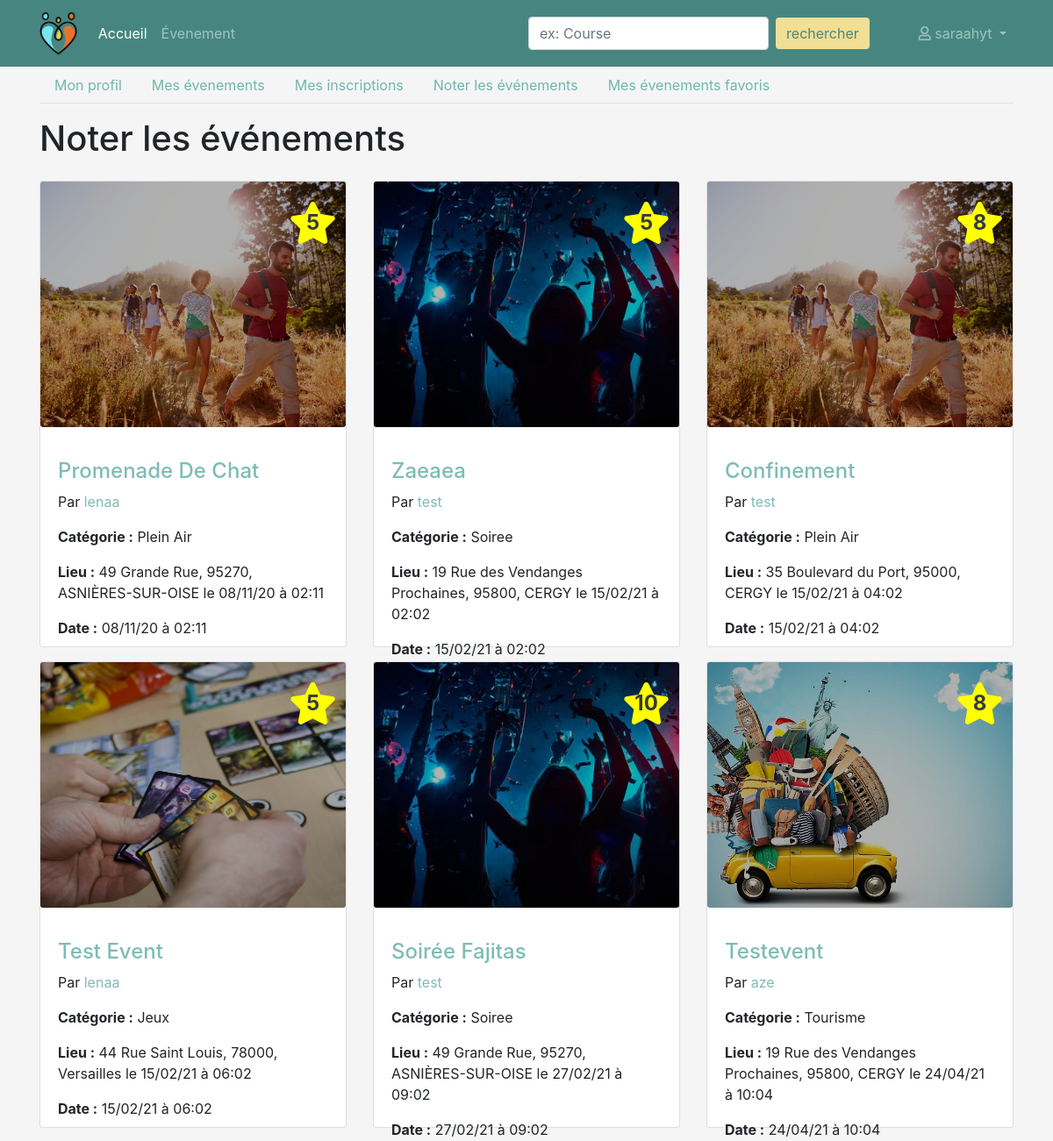
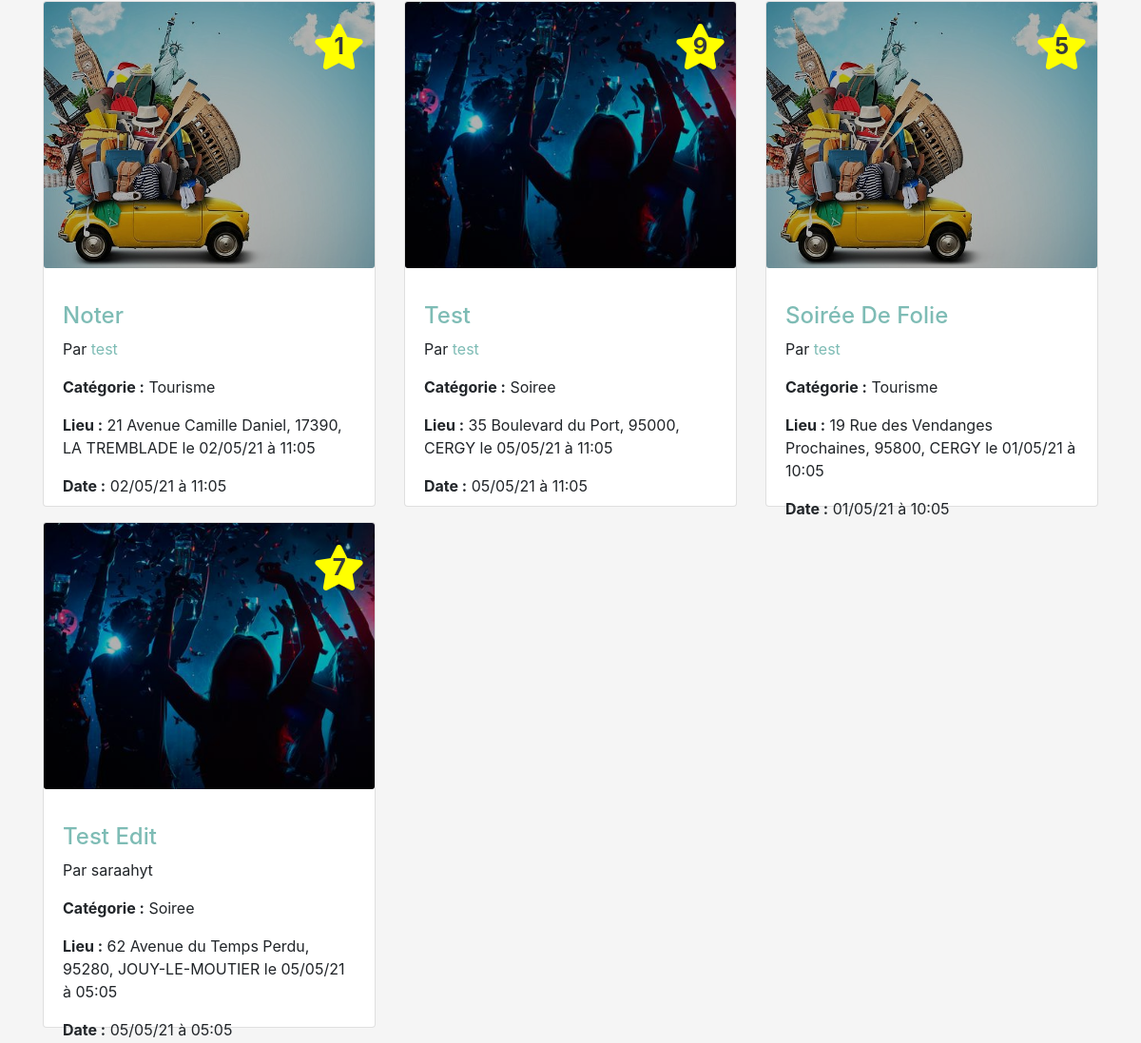
/profil/evenements/finis (signed in), run on the app's committed database (2 pictures, top to bottom).
### persons/models.py (models this page shows, shortened)
class Person(models.Model):
    TYPE_PARTICULIER = 'particulier'
    TYPE_PROFESSIONNEL = 'professionnel'
    TYPE_CHOICES = (
        (TYPE_PARTICULIER, 'particulier'),
        (TYPE_PROFESSIONNEL, 'professionnel')
    )
    user = models.ForeignKey('users.User', on_delete=models.CASCADE)
    first_name = models.CharField('prenom', max_length=100)
    last_name = models.CharField('nom', max_length=100)
    birth_date = models.DateField('date naissance')
    address = models.CharField('adresse', max_length=250)
    zip_code = models.IntegerField('code postal')
    city = models.CharField('ville', max_length=50)
    country = models.CharField('pays', max_length=100)
    phone_number = PhoneNumberField('telephone')
    pseudo = models.CharField('pseudo', max_length=50)
    person_type = models.CharField('type', choices=TYPE_CHOICES, max_length=15)
    created_at = models.DateTimeField('crée à', auto_now=True)
    note = models.IntegerField('karma', null=True, blank=True)
    imageProfil = models.FileField('image', null=True, default='utilisateur-de-profil.svg')
    is_visible = models.BooleanField('est visible', default=False)

### events/models.py (models this page shows, shortened)
class InscriptionEvent(models.Model):
    person = models.ForeignKey('persons.Person', on_delete=models.CASCADE)
    event = models.ForeignKey('Event', on_delete=models.CASCADE)
    def getKarma(self):
        return Karma.objects.get(person=self.person, event=self.event).note

class Event(models.Model):
    PARTY_CATEGORY = 'soiree'
    GAME_CATEGORY = 'jeux'
    TOURISM_CATEGORY = 'tourisme'
    AREA_CATEGORY = 'plein air'
    CATEGORY_CHOICES = (
        (PARTY_CATEGORY, 'soiree'),
        (GAME_CATEGORY, 'jeux'),
        (TOURISM_CATEGORY, 'tourisme'),
        (AREA_CATEGORY, 'plein air')
    )
    person = models.ForeignKey('persons.Person', on_delete=models.CASCADE)
    title = models.CharField('titre', max_length=150)
    description = models.TextField('description')
    address = models.CharField('adresse', max_length=100)
    zip_code = models.IntegerField('code postal')
    city = models.CharField('ville', max_length=50)
    category = models.CharField('categorie', choices=CATEGORY_CHOICES, max_length=20)
    created_at = models.DateTimeField('crée à', auto_now=True)
    event_date = models.DateTimeField('date evenement', auto_now=False)
    coordonate_x = models.CharField('coordonnée X',max_length=10 ,null=True, blank=True)
    coordonate_y = models.CharField('coordonnée Y',max_length=10 , null=True, blank=True)

class Karma(models.Model):
    person = models.ForeignKey('persons.Person', on_delete=models.CASCADE)
    event = models.ForeignKey('Event', on_delete=models.CASCADE)
    note = models.IntegerField('Note', default=0)

### events/views/events.py (the view)
# urls.py: path('profil/evenements/finis', ProfileFinishedEventsView.as_view(), name='profil-finished-events'),
class ProfileFinishedEventsView(PersonView):
    def get(self, request):
        user = request.user
        person = get_person_by_user(user)
        today = datetime.now()
        inscription_events = get_inscription_event_person(person).filter(event__event_date__lt=today)
        form = KarmaForm()
        context = {
            'user': user,
            'person': person,
            'form': form,
            'inscription_events': inscription_events,
            'navigation_items': navigation.navigation_items(navigation.NAV_HOME),
        }
        return render(request, 'persons/events/my_finished_events.html', context)

### events/forms.py
class KarmaForm(forms.ModelForm):
    class Meta:
        model = Karma
        exclude = ['person', 'event', 'note']

### events/models_helpers.py (called while the page is built)
def get_person_by_user(user):
    return Person.objects.get(user=user)

def get_inscription_event_person(person):
    return InscriptionEvent.objects.filter(person=person)

### events/navigation.py (called while the page is built)
def navigation_items(selected_item=None):
    items = []
    for name, shortcut in NAV_ITEMS:
        items.append({
            'name': name,
            'url': reverse(shortcut),
            'active': True if selected_item == name else False,
        })
    return items

### events/templates/persons/events/my_finished_events.html (shortened to what this page needs)
{% extends 'persons/base_navbar.html' %}
{% load bootstrap4 %}
{% load static %}
{% block content %}
    <div class="row mb-3">
        <div class="col">
            <div class="row">
                <div class="col">
                    <ul class="profil-tab nav nav-tabs">
                        <li class="nav-item">
                            <a class="nav-link" href="{% url 'profil' %}">Mon profil</a>
                        </li>
                        <li class="nav-item">
                            <a class="nav-link" href="{% url 'profil-events' %}">Mes évenements</a>
                        </li>
                        {% if person.person_type != "professionnel" %}
                            <li class="nav-item">
                                <a class="nav-link" href="{% url 'profil-registered_events' %}">Mes inscriptions</a>
                            </li>
                            <li class="nav-item">
                                <a class="nav-link" href="{% url 'profil-finished-events' %}">Noter les événements</a>
                            </li>
                            <li class="nav-item">
                                <a class="nav-link" href="{% url 'profil-favorite-events' %}">Mes évenements favoris</a>
                            </li>
                        {% endif %}
                    </ul>
                </div>
            </div>
            <div class="row">
                <div class="col mt-3">
                    <div class="row">
                        <h1 class="col-md-7">Noter les événements</h1>
                    </div>
                    <div class="row d-flex">
                        {% for inscription in inscription_events %}
                            <div class="col-md-4">
                                <div class="card mt-3">
                                    <div>
                                        {% with 'assets/category/'|add:inscription.event.category|add:'.jpeg' as category %}
                                            <img src="{% static category %}" class="card-img category-img">
                                        {% endwith %}
                                        <div class="note justify-content-center align-items-center d-flex"
                                             style="height: 40px; width: 40px; font-size: x-large">
                                            {% if inscription.getKarma %}
                                                <div class="stacked-icons">
                                                    <span class="fa-stack">
                                                    <i class="fas fa-star fa-stack-2x"></i>
                                                    <strong class="fa-stack-1x fa-stack-text fa-inverse text-dark">{{ inscription.getKarma }}</strong>
                                                  </span>
                                                </div>
                                            {% else %}
                                                <a class="text-success" data-toggle="modal"
                                                   data-target="#rating_modal_{{ inscription.event.pk }}"><i
                                                        class="far fa-star fa-2x"></i></a>
                                            {% endif %}
                                        </div>
                                    </div>
                                    <div class="card-body">
                                        <div class="d-flex">
                                            <p class="text-left"><a
                                                    href="{% url 'description-event' inscription.event.pk %}"><h4
                                                    class="mt-3">{{ inscription.event.title|title }}</h4></a></p>
                                        </div>
                                        <p>Par {% if inscription.event.person.pk is not person.pk %}
                                            <a class="show-user"
                                               href="{% url 'profil-show-user' inscription.event.person.pk %}">{{ inscription.event.person.pseudo }}</a> {% else %}
                                            {{ inscription.event.person.pseudo }} {% endif %}
                                        </p>
                                        <p class="card-text"><b>Catégorie :</b> {{ inscription.event.category|title }}
                                        </p>
                                        <p class="card-text"><b>Lieu
                                            :</b> {{ inscription.event.address }}, {{ inscription.event.zip_code }}, {{ inscription.event.city }}
                                            le {{ inscription.event.event_date|date:'d/m/y à h:m' }}</p>
                                        <p class="card-text"><b>Date
                                            :</b> {{ inscription.event.event_date|date:'d/m/y à h:m' }}</p>
                                    </div>
                                </div>
                            </div>
                        {% empty %}
                            <p>Il n'y a pas d'évenements pour le moment</p>
                        {% endfor %}
                    </div>
                </div>
            </div>
        </div>
    </div>
{% endblock %}

### events/templates/persons/base_navbar.html (shortened to what this page needs)
{% extends 'persons/base.html' %}
{% load static %}
{% block header %}
    <nav class="back-nav navbar navbar-expand-lg navbar-dark bg-dark">
        <div class="container d-flex justify-content-between">
            <a class="navbar-brand" href="{% url 'home' %}"><img src="{% static 'assets/logo1.png' %}" height="50"></a>
            <div class="collapse navbar-collapse" id="navbarSupportedContent">
                <ul class="navbar-nav">
                    {% for item in navigation_items %}
                        <li class="nav-item {% if item.active %}active{% endif %}">
                            <a class="nav-link" href="{{ item.url }}">{{ item.name }}</a>
                        </li>
                    {% endfor %}
                </ul>
                <form action="{% url 'events' %}" class="form-inline my-2 my-lg-0 ml-auto mr-5" method="get">
                    <input name="q" class="form-control mr-sm-2" type="search" placeholder="ex: Course"
                           aria-label="Search">
                    <button class="search btn btn-outline-success my-2 my-sm-0" type="submit">rechercher</button>
                </form>
                <ul class="navbar-nav mr-0">
                    <li class="nav-item dropdown">
                        <a class="nav-link dropdown-toggle" href="#" id="navbarDropdownMenuLink" role="button" data-toggle="dropdown" aria-haspopup="true" aria-expanded="false">
                        <i class="far fa-user"></i> {{ person.pseudo }}
                    </a>
                    </li>
                </ul>
            </div>
        </div>
    </nav>
{% endblock %}

### events/static/css/event.css (style rules this page uses)
body { background-color: whitesmoke !important; }
.back-nav { background-color: #478680 !important; }
.search { background-color: #F0DF94 !important; color: #478680 !important; border: none !important; }
.profil-tab .nav-link { color: #70B7AE !important; }
h4 a, .show-user { color: #7ebcb5 !important; }
.category-img { height: 280px; object-fit: cover; filter: brightness(70%); }
.favorite, .note { position: absolute; right: 5%; top: 5% }
.note i { color: yellow; }
.card-body { height: 250px; }

### data on the page
Person: pseudo "saraahyt"
InscriptionEvent: getKarma "5", event.person.pseudo "lenaa", event.category "Plein Air", event.address "49 Grande Rue", event.zip_code "95270", event.city "ASNIÈRES-SUR-OISE", event.event_date "08/11/20 à 02:11"
InscriptionEvent: getKarma "5", event.person.pseudo "test", event.category "Soiree", event.address "19 Rue des Vendanges Prochaines", event.zip_code "95800", event.city "CERGY", event.event_date "15/02/21 à 02:02"
InscriptionEvent: getKarma "8", event.person.pseudo "test", event.category "Plein Air", event.address "35 Boulevard du Port", event.zip_code "95000", event.city "CERGY", event.event_date "15/02/21 à 04:02"
InscriptionEvent: getKarma "5", event.person.pseudo "lenaa", event.category "Jeux", event.address "44 Rue Saint Louis", event.zip_code "78000", event.city "Versailles", event.event_date "15/02/21 à 06:02"
InscriptionEvent: getKarma "10", event.person.pseudo "test", event.category "Soiree", event.address "49 Grande Rue", event.zip_code "95270", event.city "ASNIÈRES-SUR-OISE", event.event_date "27/02/21 à 09:02"
InscriptionEvent: getKarma "8", event.person.pseudo "aze", event.category "Tourisme", event.address "19 Rue des Vendanges Prochaines", event.zip_code "95800", event.city "CERGY", event.event_date "24/04/21 à 10:04"
InscriptionEvent: getKarma "1", event.person.pseudo "test", event.category "Tourisme", event.address "21 Avenue Camille Daniel", event.zip_code "17390", event.city "LA TREMBLADE", event.event_date "02/05/21 à 11:05"
InscriptionEvent: getKarma "9", event.person.pseudo "test", event.category "Soiree", event.address "35 Boulevard du Port", event.zip_code "95000", event.city "CERGY", event.event_date "05/05/21 à 11:05"
InscriptionEvent: getKarma "5", event.person.pseudo "test", event.category "Tourisme", event.address "19 Rue des Vendanges Prochaines", event.zip_code "95800", event.city "CERGY", event.event_date "01/05/21 à 10:05"
InscriptionEvent: getKarma "7", event.person.pseudo "saraahyt", event.category "Soiree", event.address "62 Avenue du Temps Perdu", event.zip_code "95280", event.city "JOUY-LE-MOUTIER", event.event_date "05/05/21 à 05:05"

### other printed values
{{ item.name }} "Accueil" "Évenement"
